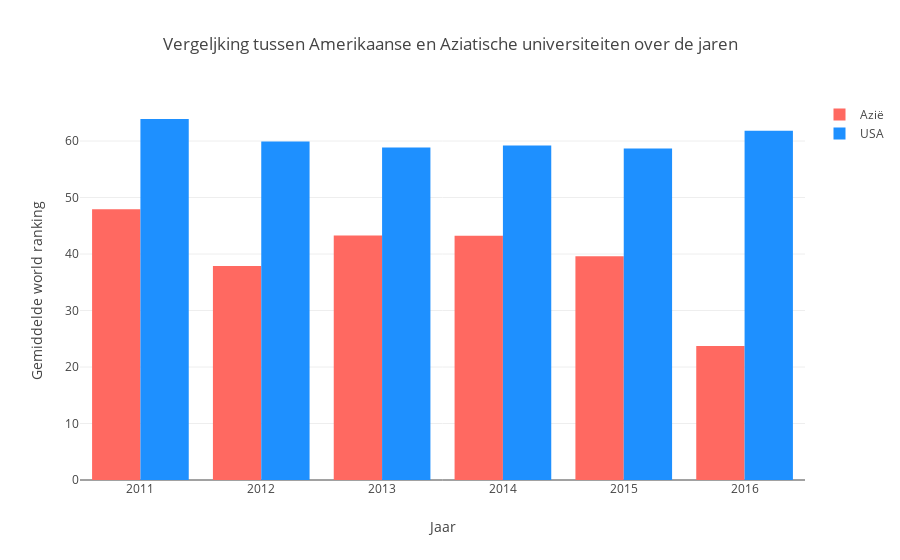

This figure's notebook cell:
### Code cell
trace1 = go.Bar(
    x=rankasia.index,
    y=rankasia['percentile'],
    name='Azië',
    marker={
        "color": '#FF6961'
    }
)

trace2 = go.Bar(
    x=rankUSA.index,
    y=rankUSA['percentile'],
    name='USA',
    marker={
        "color": '#1e90ff'
    }
)
data = [trace1, trace2]

layout = go.Layout(
    
    barmode='group',
    
    title=go.layout.Title(
        text='Vergeljking tussen Amerikaanse en Aziatische universiteiten over de jaren',
        
    ),
    xaxis=go.layout.XAxis(
        title=go.layout.xaxis.Title(
            text='Jaar'
        ),
        type='category' # het type van de X as is categorisch
    ),
    yaxis = go.layout.YAxis(
        title=go.layout.yaxis.Title(
            text='Gemiddelde world ranking'
        )
    )
)

fig = go.Figure(data=data, layout=layout)
iplot(fig)

### Figure 1 — Plotly figure (JSON) as saved in the notebook; plotly's stock layout.template omitted (floating-point values rounded to 4 significant figures)
{"data": [{"marker": {"color": "#FF6961"}, "name": "Azië", "type": "bar", "uid": "872bda15-aa25-4605-876c-124a9d9f80b9", "x": [2011, 2012, 2013, 2014, 2015, 2016], "y": [47.92, 37.86, 43.29, 43.23, 39.61, 23.74]}, {"marker": {"color": "#1e90ff"}, "name": "USA", "type": "bar", "uid": "47be9ba4-c92d-485c-a13a-e2a67f5741e9", "x": [2011, 2012, 2013, 2014, 2015, 2016], "y": [63.9, 59.93, 58.84, 59.19, 58.69, 61.8]}], "layout": {"barmode": "group", "title": {"text": "Vergeljking tussen Amerikaanse en Aziatische universiteiten over de jaren"}, "xaxis": {"title": {"text": "Jaar"}, "type": "category"}, "yaxis": {"title": {"text": "Gemiddelde world ranking"}}}}
